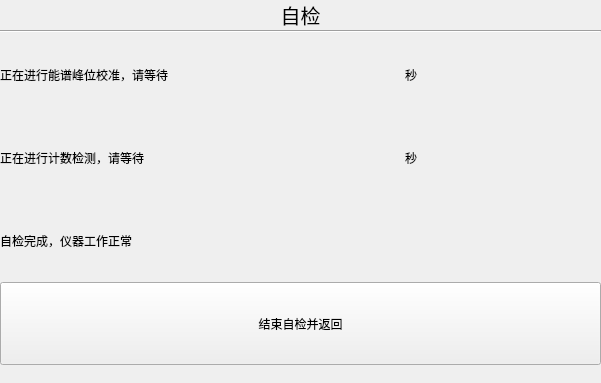
<?xml version="1.0" encoding="UTF-8"?>
<ui version="4.0">
 <class>inspectoscope</class>
 <widget class="QWidget" name="inspectoscope">
  <property name="geometry">
   <rect>
    <x>0</x>
    <y>0</y>
    <width>601</width>
    <height>383</height>
   </rect>
  </property>
  <property name="windowTitle">
   <string>Form</string>
  </property>
  <layout class="QGridLayout" name="gridLayout_3">
   <property name="leftMargin">
    <number>0</number>
   </property>
   <property name="topMargin">
    <number>0</number>
   </property>
   <property name="rightMargin">
    <number>0</number>
   </property>
   <property name="bottomMargin">
    <number>0</number>
   </property>
   <property name="spacing">
    <number>0</number>
   </property>
   <item row="0" column="0">
    <layout class="QVBoxLayout" name="verticalLayout">
     <item>
      <widget class="QLabel" name="label_title">
       <property name="sizePolicy">
        <sizepolicy hsizetype="Preferred" vsizetype="Maximum">
         <horstretch>0</horstretch>
         <verstretch>0</verstretch>
        </sizepolicy>
       </property>
       <property name="font">
        <font>
         <pointsize>15</pointsize>
        </font>
       </property>
       <property name="text">
        <string>自检</string>
       </property>
       <property name="alignment">
        <set>Qt::AlignCenter</set>
       </property>
      </widget>
     </item>
     <item>
      <widget class="Line" name="line">
       <property name="orientation">
        <enum>Qt::Horizontal</enum>
       </property>
      </widget>
     </item>
     <item>
      <widget class="QWidget" name="widget" native="true">
       <layout class="QGridLayout" name="gridLayout">
        <property name="leftMargin">
         <number>0</number>
        </property>
        <property name="topMargin">
         <number>0</number>
        </property>
        <property name="rightMargin">
         <number>0</number>
        </property>
        <property name="bottomMargin">
         <number>0</number>
        </property>
        <item row="0" column="0">
         <layout class="QHBoxLayout" name="horizontalLayout">
          <item>
           <widget class="QLabel" name="label_1">
            <property name="text">
             <string>正在进行能谱峰位校准，请等待</string>
            </property>
           </widget>
          </item>
          <item>
           <widget class="QLabel" name="label_1sec">
            <property name="sizePolicy">
             <sizepolicy hsizetype="Preferred" vsizetype="Preferred">
              <horstretch>0</horstretch>
              <verstretch>0</verstretch>
             </sizepolicy>
            </property>
            <property name="text">
             <string/>
            </property>
           </widget>
          </item>
          <item>
           <widget class="QLabel" name="label_5">
            <property name="text">
             <string>秒</string>
            </property>
           </widget>
          </item>
         </layout>
        </item>
       </layout>
      </widget>
     </item>
     <item>
      <widget class="QWidget" name="widget_2" native="true">
       <layout class="QGridLayout" name="gridLayout_2">
        <property name="leftMargin">
         <number>0</number>
        </property>
        <property name="topMargin">
         <number>0</number>
        </property>
        <property name="rightMargin">
         <number>0</number>
        </property>
        <property name="bottomMargin">
         <number>0</number>
        </property>
        <item row="0" column="0">
         <layout class="QHBoxLayout" name="horizontalLayout_2">
          <item>
           <widget class="QLabel" name="label_2">
            <property name="text">
             <string>正在进行计数检测，请等待</string>
            </property>
           </widget>
          </item>
          <item>
           <widget class="QLabel" name="label_2sec">
            <property name="sizePolicy">
             <sizepolicy hsizetype="Preferred" vsizetype="Preferred">
              <horstretch>0</horstretch>
              <verstretch>0</verstretch>
             </sizepolicy>
            </property>
            <property name="text">
             <string/>
            </property>
           </widget>
          </item>
          <item>
           <widget class="QLabel" name="label_4">
            <property name="text">
             <string>秒</string>
            </property>
           </widget>
          </item>
         </layout>
        </item>
       </layout>
      </widget>
     </item>
     <item>
      <widget class="QLabel" name="label_state">
       <property name="text">
        <string>自检完成，仪器工作正常</string>
       </property>
      </widget>
     </item>
     <item>
      <widget class="QPushButton" name="pushButton">
       <property name="sizePolicy">
        <sizepolicy hsizetype="Minimum" vsizetype="Preferred">
         <horstretch>0</horstretch>
         <verstretch>0</verstretch>
        </sizepolicy>
       </property>
       <property name="text">
        <string>结束自检并返回</string>
       </property>
      </widget>
     </item>
    </layout>
   </item>
   <item row="1" column="0">
    <widget class="QWidget" name="widget_3" native="true">
     <property name="sizePolicy">
      <sizepolicy hsizetype="Preferred" vsizetype="Maximum">
       <horstretch>0</horstretch>
       <verstretch>0</verstretch>
      </sizepolicy>
     </property>
     <layout class="QGridLayout" name="gridLayout_4">
      <item row="0" column="0">
       <layout class="QHBoxLayout" name="horizontalLayout_3">
        <property name="spacing">
         <number>0</number>
        </property>
        <item>
         <widget class="issample" name="widget_4" native="true">
          <property name="sizePolicy">
           <sizepolicy hsizetype="Preferred" vsizetype="Preferred">
            <horstretch>0</horstretch>
            <verstretch>0</verstretch>
           </sizepolicy>
          </property>
         </widget>
        </item>
        <item>
         <widget class="ispreheat" name="widget_5" native="true">
          <property name="sizePolicy">
           <sizepolicy hsizetype="Preferred" vsizetype="Preferred">
            <horstretch>0</horstretch>
            <verstretch>0</verstretch>
           </sizepolicy>
          </property>
         </widget>
        </item>
        <item>
         <widget class="date_widget" name="widget_6" native="true">
          <property name="sizePolicy">
           <sizepolicy hsizetype="Preferred" vsizetype="Preferred">
            <horstretch>0</horstretch>
            <verstretch>0</verstretch>
           </sizepolicy>
          </property>
         </widget>
        </item>
       </layout>
      </item>
     </layout>
    </widget>
   </item>
  </layout>
 </widget>
 <customwidgets>
  <customwidget>
   <class>date_widget</class>
   <extends>QWidget</extends>
   <header>date_widget.h</header>
   <container>1</container>
  </customwidget>
  <customwidget>
   <class>issample</class>
   <extends>QWidget</extends>
   <header>issample.h</header>
   <container>1</container>
  </customwidget>
  <customwidget>
   <class>ispreheat</class>
   <extends>QWidget</extends>
   <header>ispreheat.h</header>
   <container>1</container>
  </customwidget>
 </customwidgets>
 <resources/>
 <connections/>
</ui>
